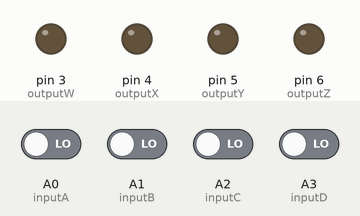
This sketch was run on a simulated Arduino Uno, built with avr-gcc and run on an emulated ATmega328P. Shown: output pins drawn as LEDs (lit = HIGH). The test bench sets the inputs (shaded band); at power-on: A0 (inputA), A1 (inputB), A2 (inputC), A3 (inputD) LOW.

Above: at 1.2 s.
1.3 s: A0 (inputA) driven HIGH
At 1.9 s:
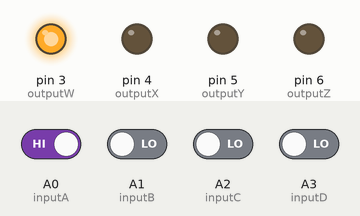
2.8 s: A1 (inputB) driven HIGH
At 4.0 s:
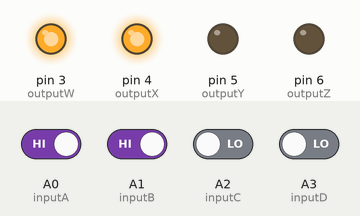
4.3 s: A2 (inputC) driven HIGH
At 5.4 s:
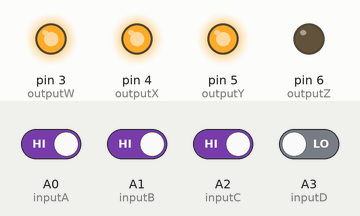
5.8 s: A3 (inputD) driven HIGH
At 6.5 s:
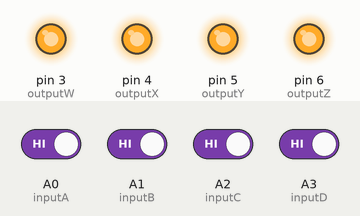
7.3 s: A0 (inputA) driven LOW
At 7.7 s:
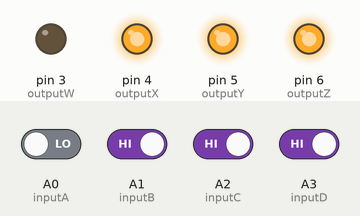
8.8 s: A1 (inputB) driven LOW
At 10.0 s:
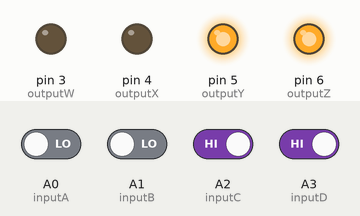
Timing chart, 0 to 11.3 s (numbered marks = the images above; inputs shaded):
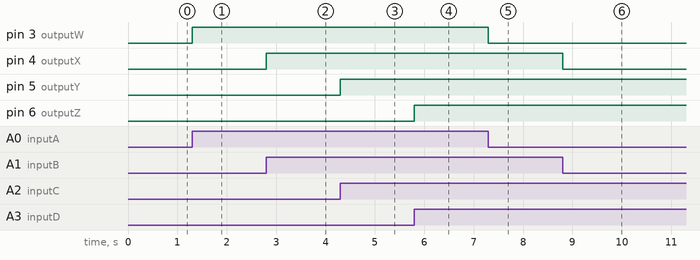

The sketch:

remote_ok.ino
```cpp
/*
  Digital Input / Output using standard programming techniques

 Connections:
 * Input A connected in pin A0
 * Input B connected in pin A1
 * Input C connected in pin A2
 * Input D connected in pin A3
 * Output W connected to pin Arduino 3
 * Output X connected to pin Arduino 5
 * Output Y connected to pin Arduino 6
 * Output Z connected to pin Arduino 9

*/

// Use constants to set pin numbers

const int inputA = A0;       // Input A
const int inputB = A1;       // Input B
const int inputC = A2;       // Input C
const int inputD = A3;       // Input D
const int outputW = 3;       // Output W
const int outputX = 4;       // Output X
const int outputY = 5;       // Output Y
const int outputZ = 6;       // Output Z

// Use variables for values that will change:
int readState = 0;           // Variable for reading the input status

void setup() {

  // Setup inputs:
  pinMode(inputA, INPUT);
  pinMode(inputB, INPUT);
  pinMode(inputC, INPUT);
  pinMode(inputD, INPUT);

  // Setup outputs:
  pinMode(outputW, OUTPUT);
  pinMode(outputX, OUTPUT);
  pinMode(outputY, OUTPUT);
  pinMode(outputZ, OUTPUT);
}

void loop() {
  // Read the state of the first input value:
  readState = digitalRead(inputA);

  if (readState == HIGH) {
    // turn LED on:
    digitalWrite(outputW, HIGH);
  }
  else {
    // turn LED off:
    digitalWrite(outputW, LOW);
  }

  // Read the state of the second input value:
  readState = digitalRead(inputB);

  if (readState == HIGH) {
    // turn LED on:
    digitalWrite(outputX, HIGH);
  }
  else {
    // turn LED off:
    digitalWrite(outputX, LOW);
  }

  // Read the state of the third input value:
  readState = digitalRead(inputC);

  if (readState == HIGH) {
    // turn LED on:
    digitalWrite(outputY, HIGH);
  }
  else {
    // turn LED off:
    digitalWrite(outputY, LOW);
  }

  // Read the state of the fourth input value:
  readState = digitalRead(inputD);

  if (readState == HIGH) {
    // turn LED on:
    digitalWrite(outputZ, HIGH);
  }
  else {
    // turn LED off:
    digitalWrite(outputZ, LOW);
  }
}
```

Measured:
- after the input at 1.3 s, pin 3 (outputW): LOW → HIGH at once
- after the input at 2.8 s, pin 4 (outputX): LOW → HIGH at once
- after the input at 4.3 s, pin 5 (outputY): LOW → HIGH at once
- after the input at 5.8 s, pin 6 (outputZ): LOW → HIGH at once
- after the input at 7.3 s, pin 3 (outputW): HIGH → LOW at once
- after the input at 8.8 s, pin 4 (outputX): HIGH → LOW at once
